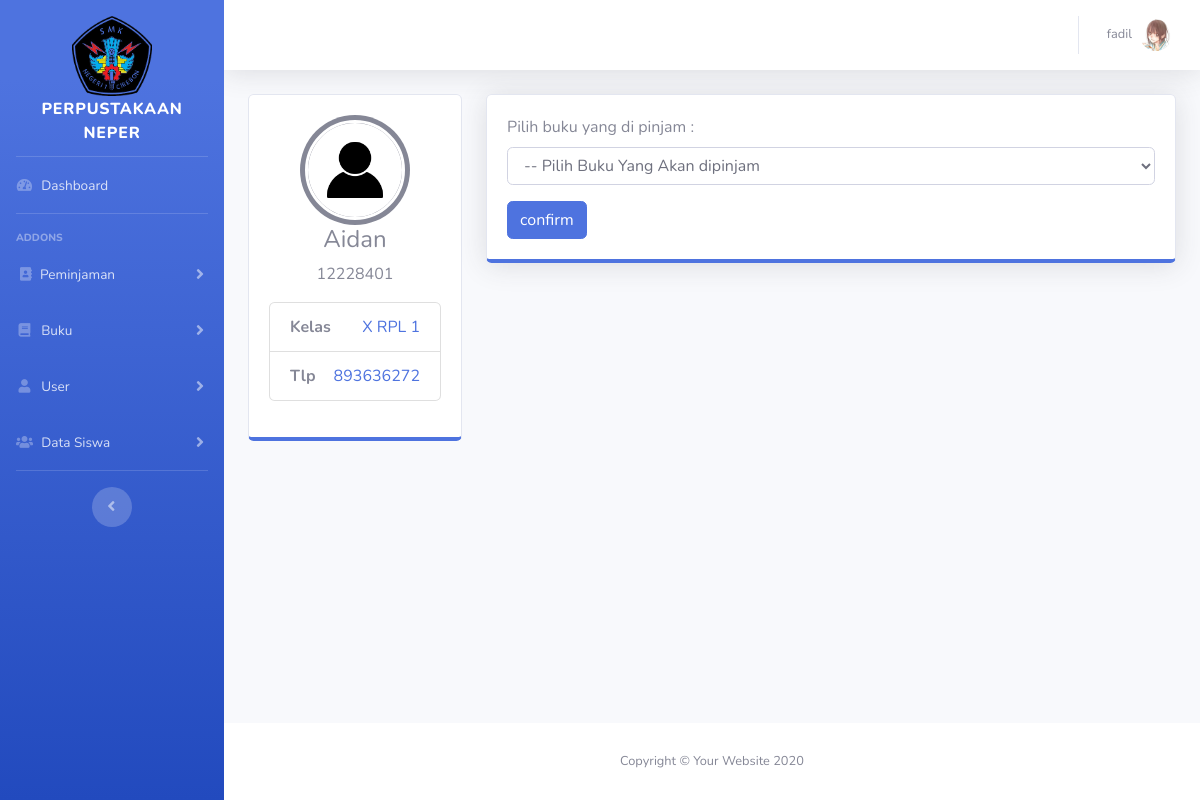
The page /view/peminjaman/pinjam.php?action=pinjam&nis=12228401 (signed in) on the database its author committed.
### tables this page shows
CREATE TABLE `siswa` (
  `id_siswa` int NOT NULL,
  `nama` varchar(255) NOT NULL,
  `nis` varchar(50) NOT NULL,
  `barcode` varchar(255) NOT NULL,
  `id_kelas` int DEFAULT NULL,
  `id_jurusan` int DEFAULT NULL,
  `alamat` text NOT NULL,
  `telepon` varchar(22) NOT NULL,
  `foto` text
);

CREATE TABLE `kelas` (
  `id_kelas` int NOT NULL,
  `nama_kelas` varchar(50) NOT NULL,
  `tingkat` enum('X','XI','XII') NOT NULL
);

CREATE TABLE `jurusan` (
  `id_jurusan` int NOT NULL,
  `nama_jurusan` varchar(100) NOT NULL,
  `singkatan` varchar(10) NOT NULL
);

### view/peminjaman/pinjam.php (the view, shortened to what this page needs)
<?php
include '../../koneksi.php';
include '../../layout/header.php';
if(!isset($_SESSION['']))
$action = isset($_GET['action']) ? $_GET['action'] : "";
?>
<div class="container-fluid">
  <form action="input_pinjam.php" method="POST">
  <div class="peminjaman">
    <div class="row">
      <?php
if ($action === "pinjam" && isset($_GET['nis'])) {
    $nis = $_GET['nis'];
    $query = $koneksi->prepare("SELECT siswa.*, kelas.nama_kelas, kelas.tingkat,
      jurusan.singkatan FROM siswa JOIN kelas ON siswa.id_kelas = kelas.id_kelas
      JOIN jurusan ON siswa.id_jurusan = jurusan.id_jurusan WHERE nis = ?");
      $query->bind_param("s", $nis); $query->execute(); $result_siswa =
      $query->get_result(); if ($result_siswa->num_rows > 0) { $row =
      $result_siswa->fetch_assoc(); ?>
<div class="col-md-3">
                            <div class="card border-bottom-primary">
                                <div class="card-body box-profile">
                                    <div class="text-center profile-photo">
                                        <div class="profile-status-border bg-secondary">
                                            <img class="profile-user-img img-fluid rounded-circle" src="<?= $row['foto'] ? BASE_URL . '/asset/foto_siswa/' . $row['foto'] : BASE_URL . '/asset/profile.jpg' ?>" id="foto_siswa" alt="User profile picture">
                                        </div>
                                    </div>
                                    <h4 class="profile-username text-center" id="nama_siswa">  <?= htmlspecialchars($row['nama']) ?> </h4>
                                    <p class="text-muted text-center" id="nis"><?= htmlspecialchars($row['nis']) ?></p>
                                    <ul class="list-group list-group-unbordered mb-3">
                                        <li class="list-group-item">
                                            <b>Kelas</b> <a class="float-right" id="nama_kelas"> <?= htmlspecialchars($row['tingkat']) ?> <?= htmlspecialchars($row['singkatan']) ?> <?= htmlspecialchars($row['nama_kelas']) ?></a>
                                        </li>
                                        <li class="list-group-item">
                                            <b>Tlp</b> <a class="float-right" id="telepon"> <?= htmlspecialchars($row['telepon']) ?></a>
                                        </li>
                                    </ul>
                                </div>
                            </div>
                        </div>
      <?php
    } else {
        echo "<div class='col-md-12'><div class='alert alert-danger'>Siswa tidak ditemukan!</div></div>";} } ?>
    <div class="col-md-9">
      <div class="card shadow card-primary border-bottom-primary card-outline">
        <div class="card-body">
          <div class="pencarian">
            <div class="form-group">
              <label for="">Pilih buku yang di pinjam :</label>
              <select
                class="selectpicker form-control"
                id="barcodeSelected"
                data-live-search="true"
              >
                <option disabled selected>
                  -- Pilih Buku Yang Akan dipinjam
                </option>
              </select>
            </div>
            <div class="confirm">
              <button type="button" class="btn btn-primary" id="confirmButton">
                confirm
              </button>
            </div>
          </div>
        </div>
      </div>
    </div>
  </div>
</div>
</form>
</div>
<?php
include '../../layout/footer.php';
?>

### view/peminjaman/pinjam.php (style rules this page uses)
.text-center.profile-photo { display: flex; justify-content: center; align-items: center; }
.profile-status-border { width: 110px; height: 110px; display: flex; justify-content: center; align-items: center; border-radius: 50%; padding: 5px; position: relative; }
.profile-user-img { width: 100px; height: 100px; border-radius: 50%; object-fit: cover; border: 3px solid #fff; }

### rows shown on the page
siswa: nama "Aidan", nis "12228401", id_kelas.tingkat "X", id_jurusan.singkatan "RPL", id_kelas.nama_kelas "1", telepon "893636272"

### other values the page prints
$_SESSION['username'] "fadil"
